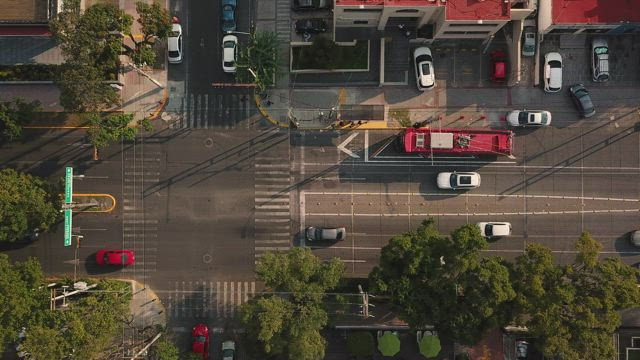
#> input picture pic1.jpg, 640 x 360 px
$ python shi_tomasi_detection.py
#> lines starting #> are read from the running program, lines starting #| are printed output that depends on the picture; after the words box and inside, x2 and y2 are one past the last pixel; in counts of white or black regions, pixels touching at a corner belong together

import cv2
import numpy as np

# Read the image
img = cv2.imread('./pic1.jpg')
#> img is the input picture: shape (360, 640, 3); mean B, G, R 57.9, 70.6, 78.8

# Convert to greyscale
gray = cv2.cvtColor(img, cv2.COLOR_BGR2GRAY)
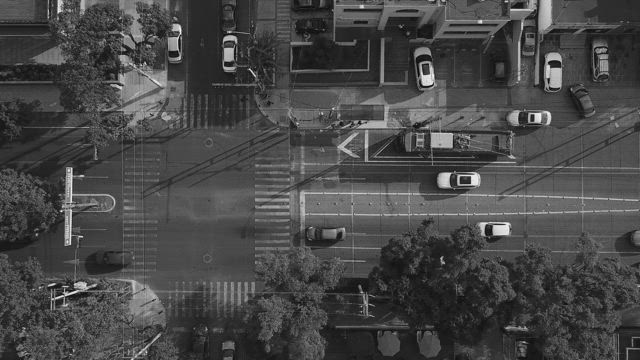
#> gray: shape (360, 640); min 2, max 249, mean 71.6

# Using Shi-Tomasi corner detection
corners = cv2.goodFeaturesToTrack(gray, maxCorners=100, qualityLevel=0.01, minDistance=10, blockSize=3)
#> corners = 100 rows, first 8: [58, 12], [61, 211], [469, 177], [549, 78], [450, 173], [533, 115], [64, 292], [551, 67]

# If a corner point is detected, it is converted to integer format and plotted
if corners is not None:
    corners = np.int8(corners)
#> corners = 100 rows, first 8: [58, 12], [61, -45], [-43, -79], [37, 78], [-62, -83], [21, 115], [64, 36], [39, 67]
    for corner in corners:
        x, y = corner.ravel()
        cv2.circle(img, (x, y), 3, 255, -1)
#> this loop made 100 passes
#> (x, y) on passes 1 to 12: (58, 12), (61, -45), (-43, -79), (37, 78), (-62, -83), (21, 115), (64, 36), (39, 67), (74, 28), (71, -88), (-89, 74), (105, 123)
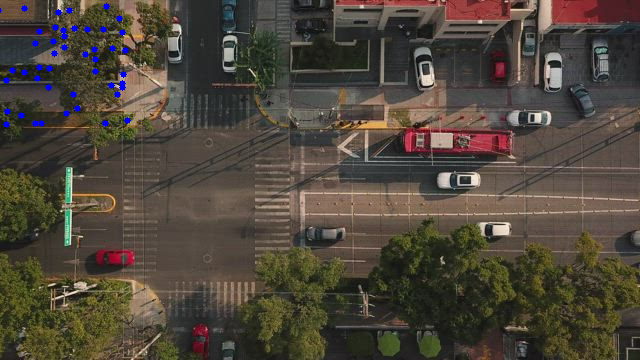
#> img: shape (360, 640, 3); 0.57% of pixels changed, all inside (x1, y1, x2, y2) = (0, 3, 131, 128)

# Display image
cv2.imshow('Shi-Tomasi Corner Detection', img)
cv2.waitKey(0)
cv2.destroyAllWindows()

$ run again, with pic2.jpg copied over pic1.jpg
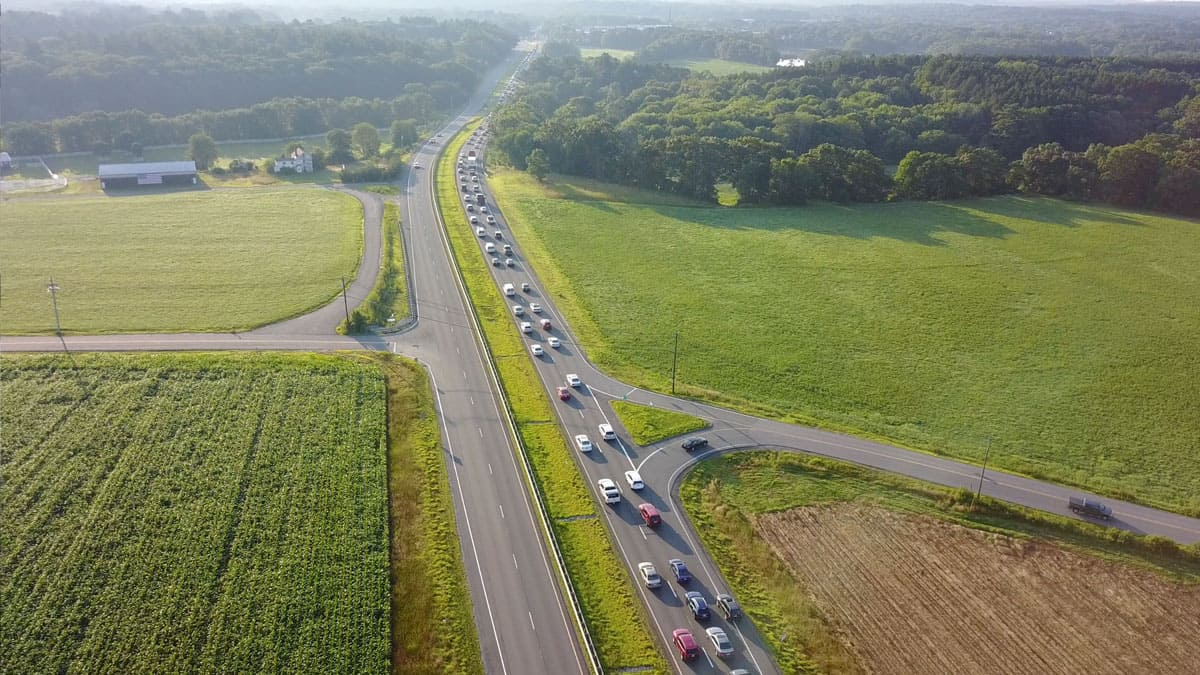
#> input picture pic2.jpg, 1200 x 675 px
#> img is the input picture: shape (675, 1200, 3); mean B, G, R 96.6, 128.5, 125.6
#> `gray = cv2.cvtColor(img, cv2.COLOR_BGR2GRAY)`:
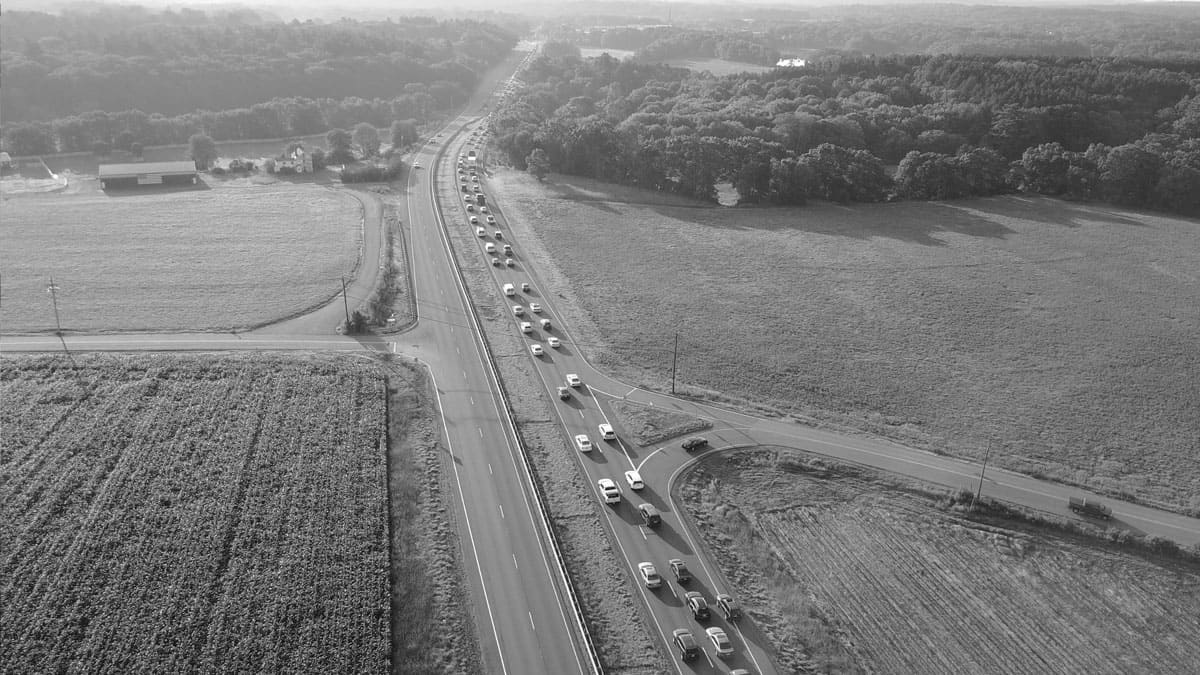
#> gray: shape (675, 1200); min 2, max 255, mean 124
#> `corners = cv2.goodFeaturesToTrack(gray, maxCorners=100, qualityLevel=0..`: corners = 100 rows, first 8: [605, 489], [535, 349], [606, 433], [525, 327], [634, 482], [692, 598], [719, 599], [382, 569]
#> `corners = np.int8(corners)`: corners = 100 rows, first 8: [93, -23], [23, 93], [94, -79], [13, 71], [122, -30], [-76, 86], [-49, 87], [126, 57]
#> the loop `for corner in corners:` made 100 passes
#> after the loop `for corner in corners:`:
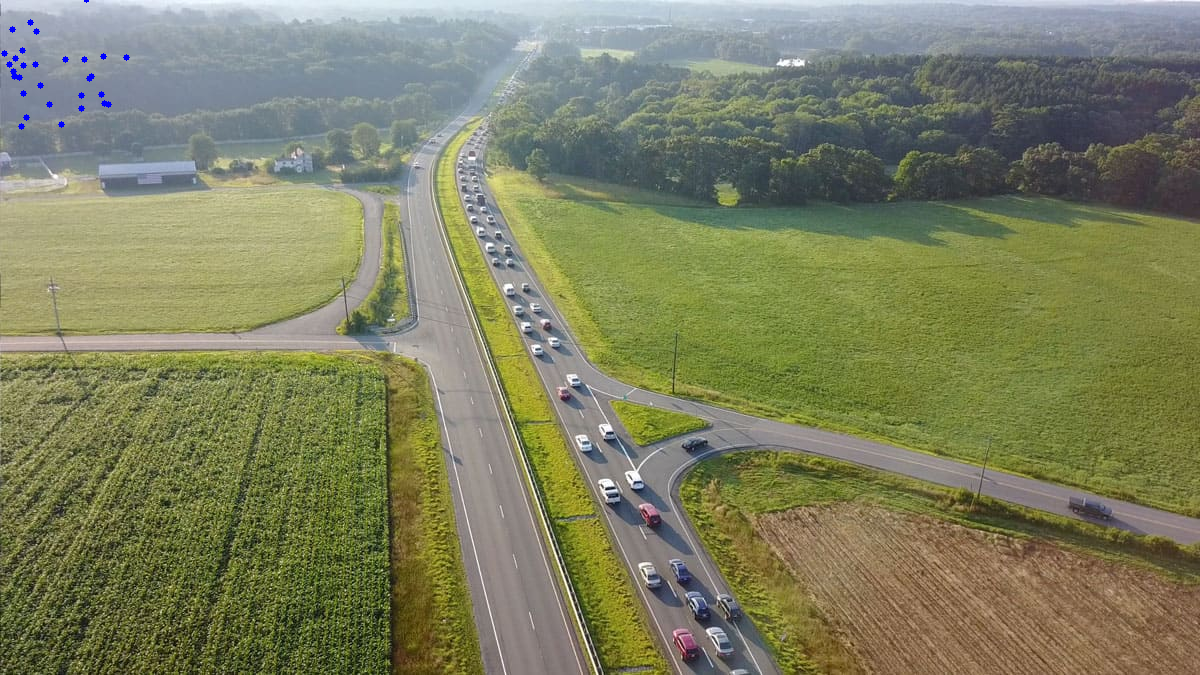
#> img: shape (675, 1200, 3); 0.1% of pixels changed, all inside (x1, y1, x2, y2) = (1, 0, 130, 130)

$ run again, with pic3.jpg copied over pic1.jpg
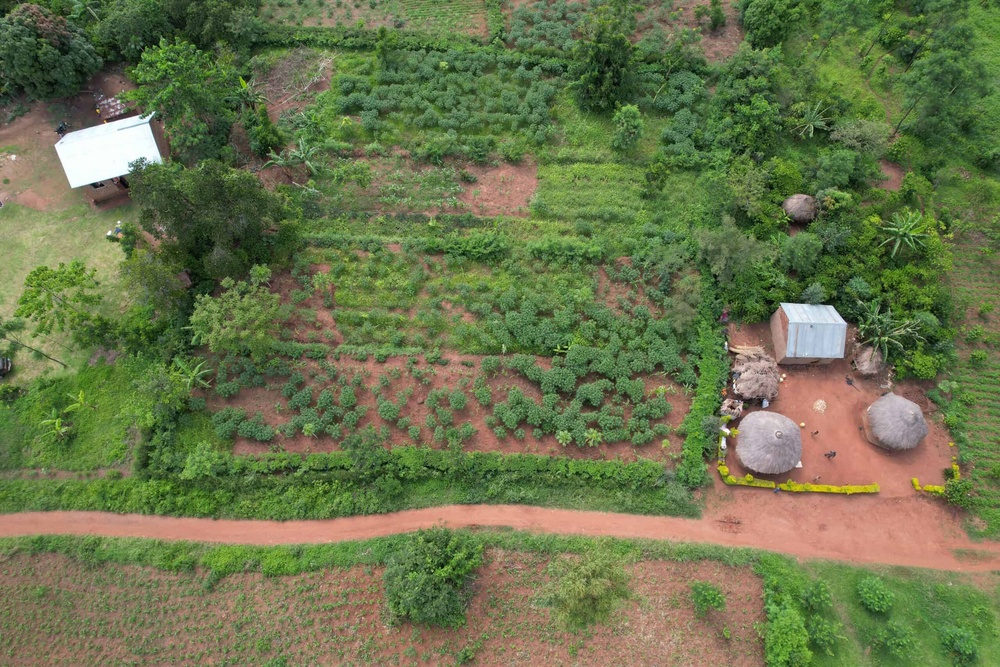
#> input picture pic3.jpg, 1000 x 667 px, shrunk from 2560 x 1707 before the run
#> img is the input picture: shape (667, 1000, 3); mean B, G, R 76.4, 116.6, 106.6
#> `gray = cv2.cvtColor(img, cv2.COLOR_BGR2GRAY)`:
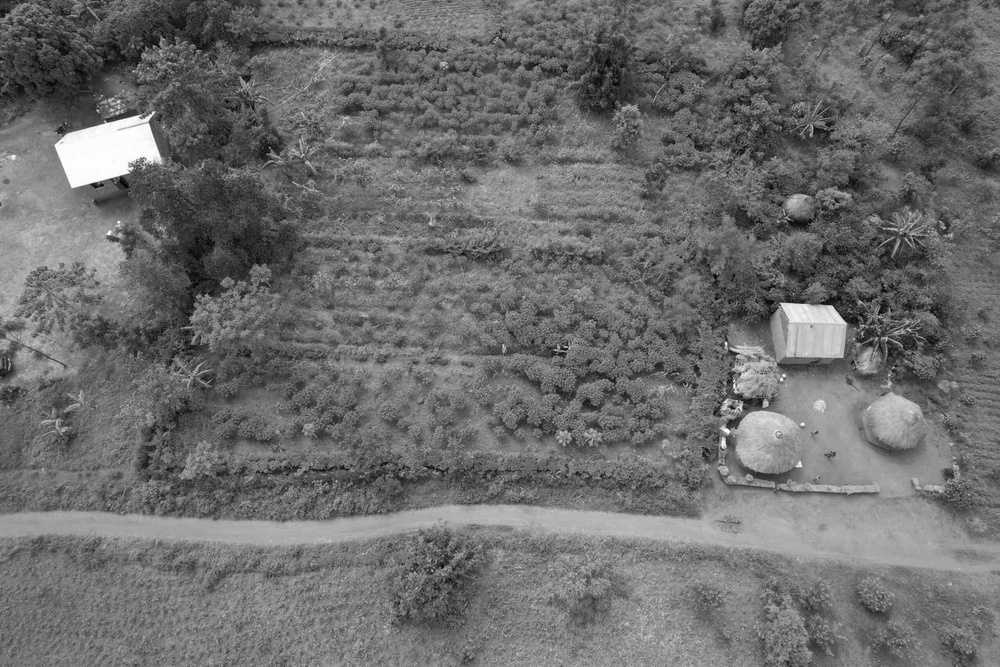
#> gray: shape (667, 1000); min 2, max 255, mean 109
#> `corners = cv2.goodFeaturesToTrack(gray, maxCorners=100, qualityLevel=0..`: corners = 100 rows, first 8: [725, 342], [780, 303], [97, 110], [567, 348], [105, 122], [781, 380], [734, 408], [147, 122]
#> `corners = np.int8(corners)`: corners = 100 rows, first 8: [-43, 86], [12, 47], [97, 110], [55, 92], [105, 122], [13, 124], [-34, -104], [-109, 122]
#> the loop `for corner in corners:` made 100 passes
#> after the loop `for corner in corners:`:
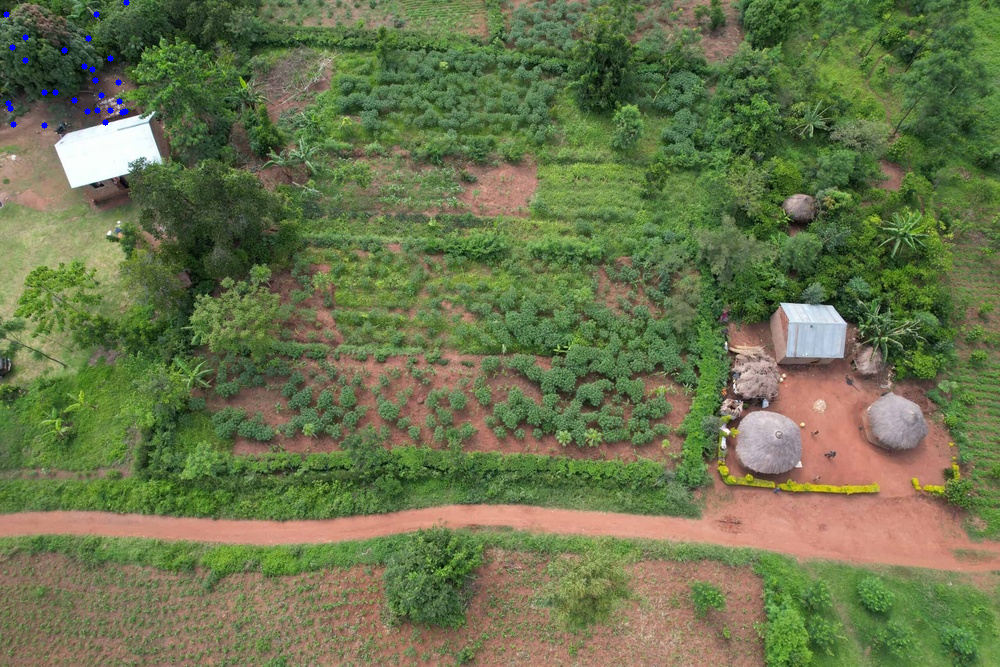
#> img: shape (667, 1000, 3); 0.12% of pixels changed, all inside (x1, y1, x2, y2) = (3, 0, 130, 129)

$ run again, with pic4.jpg copied over pic1.jpg
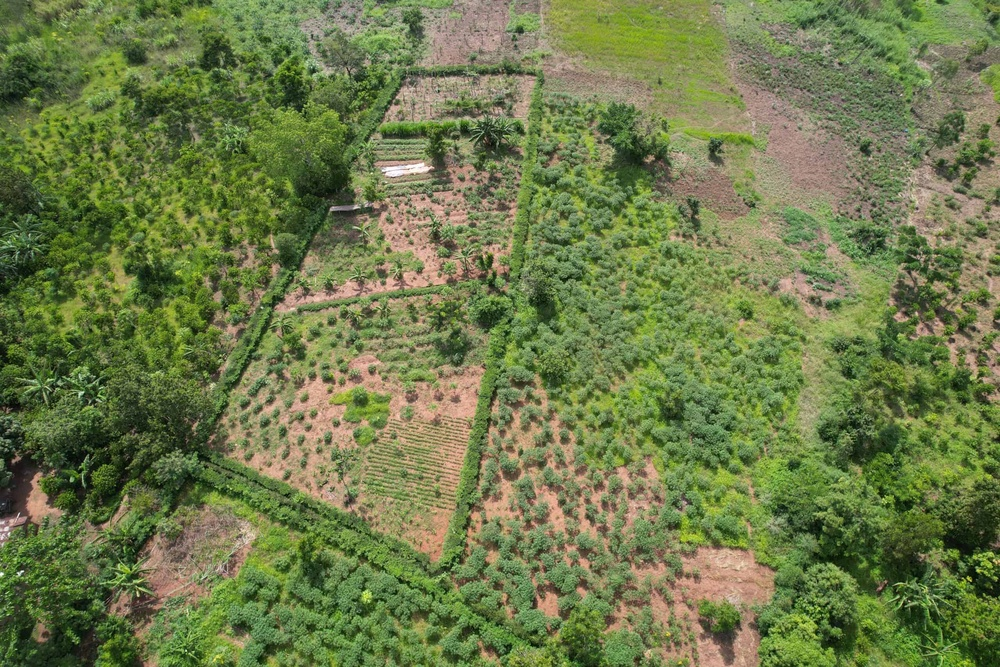
#> input picture pic4.jpg, 1000 x 667 px, shrunk from 2560 x 1707 before the run
#> img is the input picture: shape (667, 1000, 3); mean B, G, R 74, 123, 110.4
#> `gray = cv2.cvtColor(img, cv2.COLOR_BGR2GRAY)`:
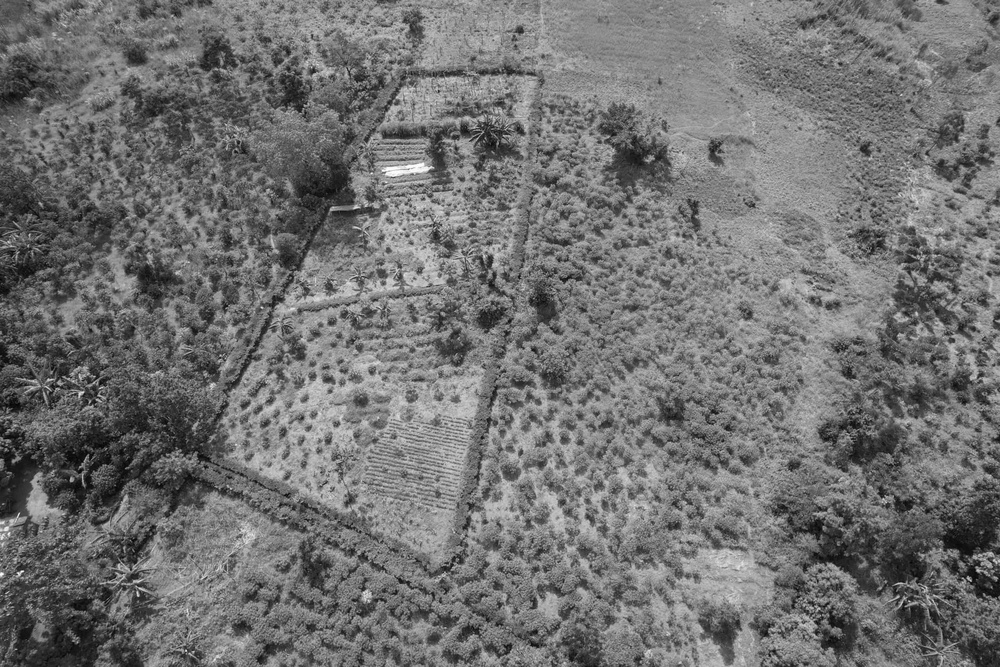
#> gray: shape (667, 1000); min 2, max 255, mean 113.6
#> `corners = cv2.goodFeaturesToTrack(gray, maxCorners=100, qualityLevel=0..`: corners = 100 rows, first 8: [138, 596], [186, 650], [23, 571], [98, 395], [971, 581], [993, 560], [70, 481], [814, 621]
#> `corners = np.int8(corners)`: corners = 100 rows, first 8: [-118, 84], [-70, -118], [23, 59], [98, -117], [-53, 69], [-31, 48], [70, -31], [46, 109]
#> the loop `for corner in corners:` made 100 passes
#> after the loop `for corner in corners:`:
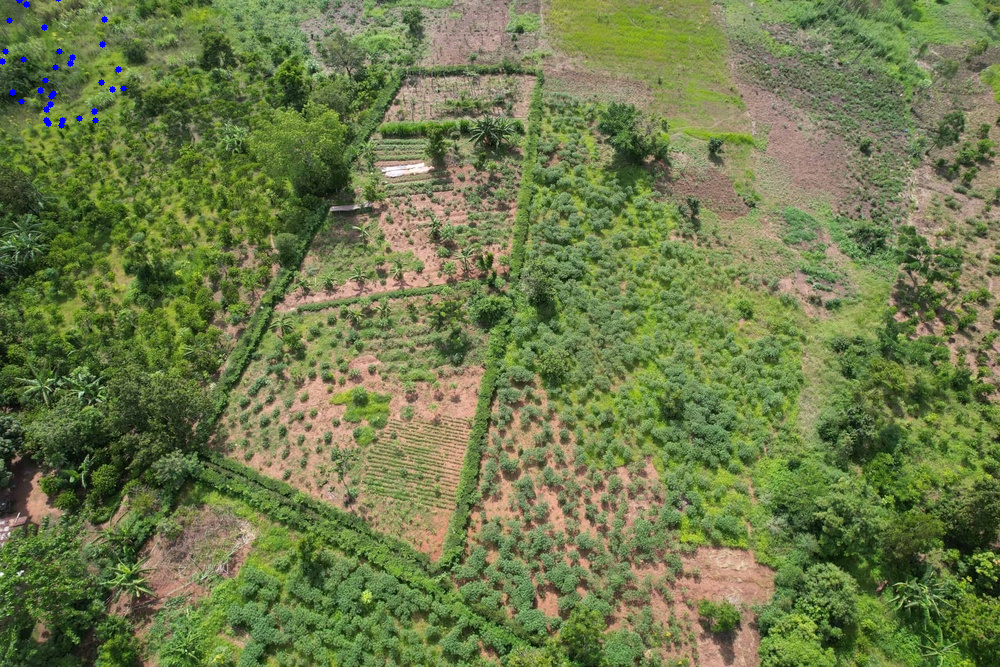
#> img: shape (667, 1000, 3); 0.14% of pixels changed, all inside (x1, y1, x2, y2) = (0, 0, 127, 129)
